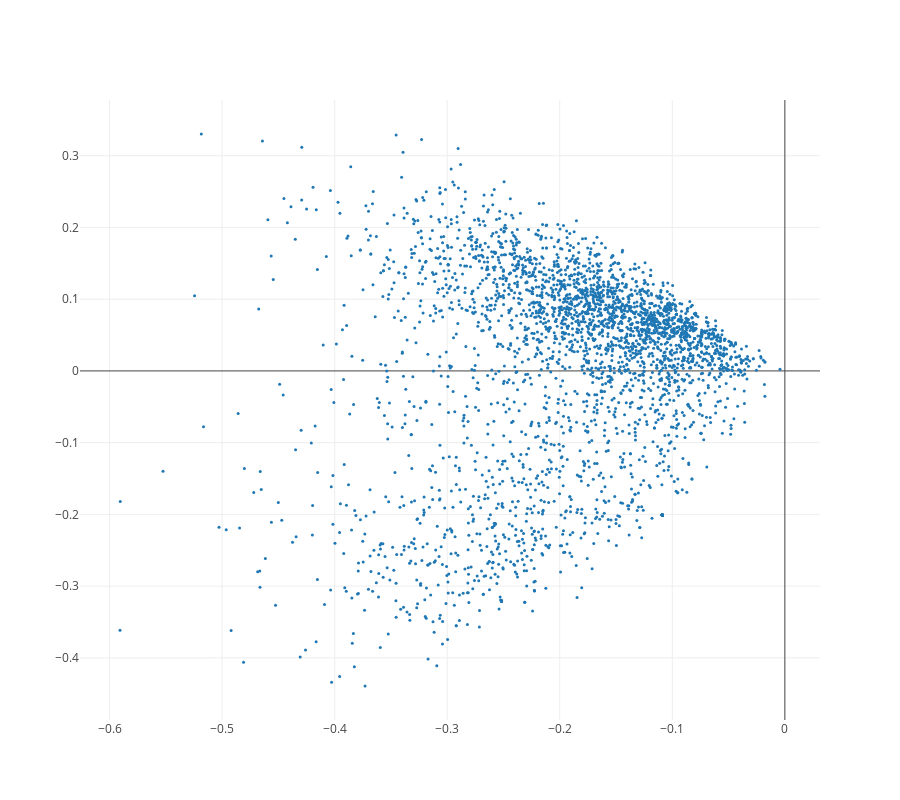

This figure's notebook cell:
### Code cell
plot_lsa2D(-1*dls[:,0], -1*dls[:,1])

### Figure 1 — Plotly figure (JSON) as saved in the notebook; plotly's stock layout.template omitted (floating-point values rounded to 4 significant figures; data arrays with more than 128 entries replaced by an {"elided": "..."} marker saying what was removed)
{"data": [{"marker": {"size": 3}, "mode": "markers+text", "name": "Markers and Text", "type": "scatter", "x": {"elided": "3229 float values"}, "y": {"elided": "3229 float values"}}], "layout": {"height": 800, "xaxis": {"autorange": true, "range": [-0.6274, 0.03232], "type": "linear"}, "yaxis": {"autorange": true, "range": [-0.4866, 0.3777], "type": "linear"}}}
